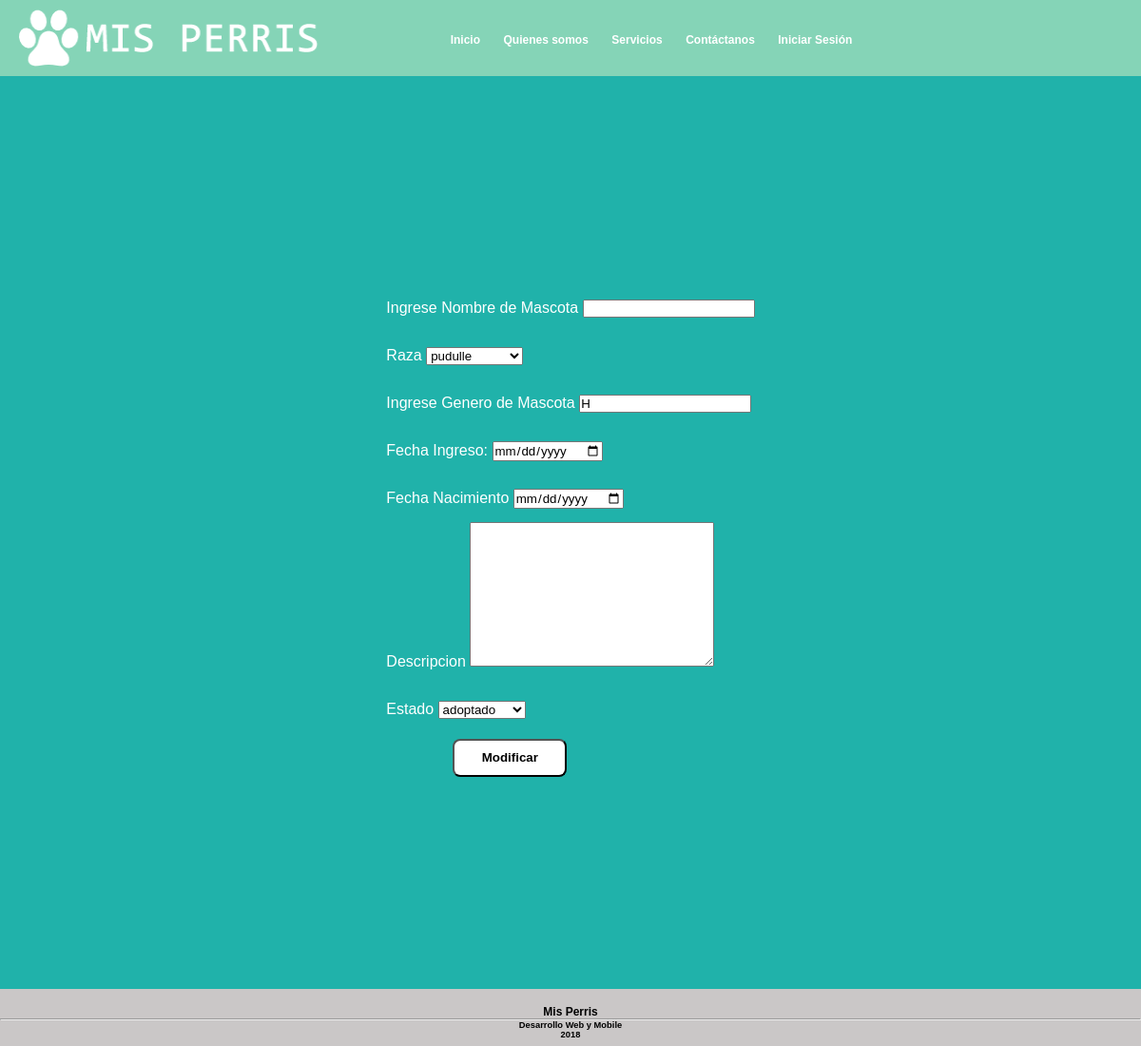
/modificar_mascota/11/, run on the app's committed database.
### core/models.py (models this page shows, shortened)
class Mascotas(models.Model):
    nombre = models.CharField(max_length=50)
    genero = models.CharField(max_length=50)
    fecha_ingreso = models.CharField(max_length=50)
    fecha_nacimiento = models.CharField(max_length=50)
    descripcion = models.CharField(max_length=200)
    raza = models.ForeignKey(Raza, on_delete=models.CASCADE)
    estado = models.ForeignKey(Estado, on_delete=models.CASCADE)
    class meta:
        verbose_name ="Mascota"
        verbose_name_plutal="Mascotas"

class Raza(models.Model):
    nombre = models.CharField(max_length=50)

class Estado(models.Model):
    nombre = models.CharField(max_length=50)

### core/views.py (the view, shortened to what this page needs)
# urls.py: path('modificar_mascota/<id>/', modificar_mascota, name="modificar_mascota" )
def modificar_mascota(request, id):
    raza = Raza.objects.all()
    estado = Estado.objects.all()
    mascota = Mascotas.objects.get(id=id)
    variables = {
        'raza':raza,
        'estado':estado,
        'mascota':mascota
    }
    return render(request, 'core/modificar_mascota.html', variables)

### core/templates/core/modificar_mascota.html (shortened to what this page needs)
{% extends 'core/base.html' %}
{% block contenido %}
<div class="contenido_modificar">
<form action="" id="registroFor" method="POST">
        <label for="">Ingrese Nombre de Mascota</label>
        <input type="text" name="txtNombreMascota" id="txtNombreMascota" value="{{ mascota.nombremascota }}"/>
        <br>
        <label for="">Raza</label>
        <select name="cboRaza" id="cboRaza">
            {% for e in raza %}
            <option
            {% if e.id == mascota.raza.id %}
            {{ 'selected' }}
            {% endif %}
                value="{{ e.id }}">{{ e.nombre }}</option>
            {% endfor %}
        </select>
        <br>
        <label for="">Ingrese Genero de Mascota</label>
        <input type="text" name="txtGenero" id="txtGenero" required onkeypress="return sololetras(event)" value="{{ mascota.genero }}"  />
        <br>
        <label for="">Fecha Ingreso:</label>
        <input type="date" name="dtFechaIng" id="dtFechaIng"
         placeholder="Fecha Ingreso"  required
          min="1980-01-01" value="{{ mascota.fechaing }}" />
        <br>
        <label for="">Fecha Nacimiento</label>
        <input type="date" name="dtFechaNac" id="dtFechaNac"
         placeholder="Fecha Nacimiento"
         min="1990-01-01" value="{{ mascota.fechanac }}" />
        <br>
        <label for="">Descripcion</label>
        <textarea name="txtDescripcion" id="txtDescripcion" cols="30" rows="10"></textarea>
        <br>
        <label for="">Estado</label>
        <select name="cboEstado" id="cboEstado">
            {% for e in estado %}
            <option
            {% if e.id == mascota.estado.id %}
            {{ 'selected' }}
            {% endif %}
                value="{{ e.id }}">{{ e.nombre }}</option>
            {% endfor %}
        </select>
        <br>
        <input class="botones" type="submit" value="Modificar" id="btnGuardar" name="btnGuardar">
    </form>
</div>
{% endblock contenido %}

### data on the page
Mascotas: cboRaza "pudulle", txtGenero "H", cboEstado "adoptado"
